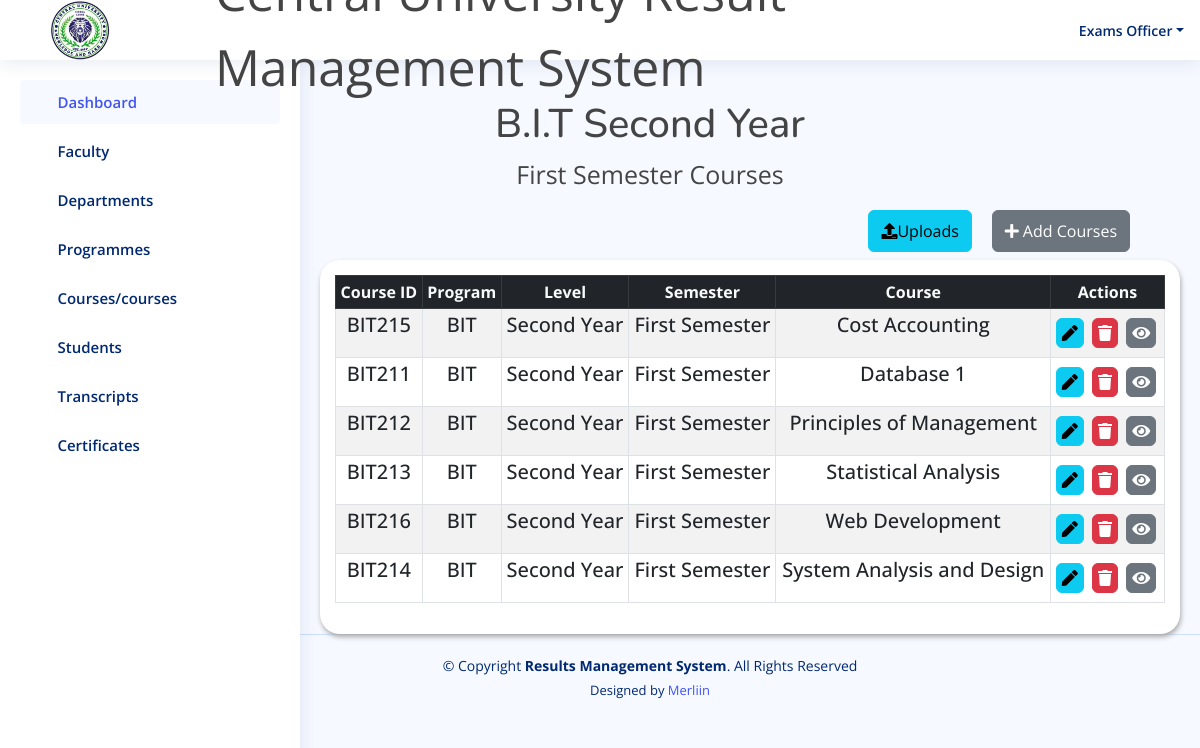
Page /result/bit_year2_first_semester/ (signed in) on the committed database.
### result/models.py (models this page shows, shortened)
class bit_year2_semester1(models.Model):
    code = models.CharField(max_length=50,  default='')
    program = models.ForeignKey(Program, on_delete=models.CASCADE)
    level = models.CharField(max_length=20, choices=YEAR2_LEVEL2)
    semester = models.CharField(max_length=20,choices=YEAR2_SEMESTER1)
    course = models.CharField(max_length=50)

class Program(models.Model):
    program = models.CharField(max_length=100)
    department = models.ForeignKey(Department, on_delete=models.CASCADE)
    def __str__(self):
        return self.program

### result/views.py (the view)
# urls.py: path('bit_year2_first_semester/', views.bit_year2_first_semester, name='bit_year2_first_semester'),
@login_required(login_url='login')
def bit_year2_first_semester(request):
    bit_yr2_sem1 = bit_year2_semester1.objects.all()
    if request.method == 'POST':
        form = BitCourseForm3(request.POST)
        if form.is_valid():
            course = form.cleaned_data['course']
            if bit_year2_semester1.objects.filter(course=course).exists():
                messages.error(request, f"'{course}' already exists!")
                return redirect('bit_year2_first_semester')  # Redirect back to the faculty page without saving the form
            form.save()
            messages.success(request, "Course has been added!")
            return redirect('bit_year2_first_semester')
    else:
        form = BitCourseForm3()
    return render(request, 'result/bit_year2_first_semester.html', {'bit_yr2_sem1': bit_yr2_sem1, 'form': form})

### templates/result/bit_year2_first_semester.html (shortened to what this page needs)
{% load static %}
<!DOCTYPE html>
<html lang="en">
<head>
  <link href="https://cdn.datatables.net/v/bs5/jszip-2.5.0/dt-1.13.4/b-2.3.6/b-html5-2.3.6/b-print-2.3.6/datatables.min.css" rel="stylesheet"/>
   <link rel="stylesheet" href="https://cdnjs.cloudflare.com/ajax/libs/font-awesome/5.15.4/css/all.min.css" />
  <link href="{% static 'assets/vendor/bootstrap/css/bootstrap.min.css' %}" rel="stylesheet">
  <link href="{% static 'assets/vendor/bootstrap-icons/bootstrap-icons.css' %}" rel="stylesheet">
  <link href="{% static 'assets/vendor/boxicons/css/boxicons.min.css' %}" rel="stylesheet">
  <link href="{% static 'assets/vendor/quill/quill.snow.css' %}" rel="stylesheet">
  <link href="{% static 'assets/vendor/quill/quill.bubble.css' %}" rel="stylesheet">
  <link href="{% static 'assets/vendor/remixicon/remixicon.css' %}" rel="stylesheet">
  <link href="{% static 'assets/vendor/simple-datatables/style.css' %}" rel="stylesheet">
  <link href="{% static 'assets/style.css'%}" rel="stylesheet">
  <link rel="stylesheet" href="{% static 'assets/css/result.css' %}">
</head>
<body>
 <header id="header" class="header fixed-top d-flex align-items-center">
  <div class="d-flex align-items-center justify-content-between">
    <img style="width: 60px; margin-left: -250px; margin-right: 50px; margin-top: 30px; margin-bottom:30px;"  src="{% static 'assets/img/cusl.jpeg' %}" alt="">
    <i class="bi bi-list toggle-sidebar-btn"></i>
  </div>
  <div class="search-bar">
   <marquee style="font-size: 50px;" behavior="" direction="">Central University Result Management System</marquee>
  </div>
  <nav class="header-nav ms-auto">
    <ul class="d-flex align-items-center">
      <li class="nav-item dropdown pe-3">
        <a class="nav-link nav-profile d-flex align-items-center pe-0" href="#" data-bs-toggle="dropdown">
          <span class="d-none d-md-block dropdown-toggle ps-2">Exams Officer</span>
        </a>
      </li>
    </ul>
  </nav>
</header>
 <aside id="sidebar" class="sidebar">
  <ul class="sidebar-nav" id="sidebar-nav">
    <li class="nav-item">
      <a class="nav-link " href="{% url 'admin1' %}">
        <i class="bi bi-grid"></i>
        <span>Dashboard</span>
      </a>
    </li>
    <li class="nav-item">
      <a class="nav-link collapsed" data-bs-target="#components-nav" data-bs-toggle="collapse" href="#">
        <i class="bi bi-menu-button-wide"></i><span>Faculty</span><i class="bi bi-chevron-down ms-auto"></i>
      </a>
    </li>
    <li class="nav-item">
      <a class="nav-link collapsed" data-bs-target="#forms-nav" data-bs-toggle="collapse" href="#">
        <i class="bi bi-journal-text"></i><span>Departments</span><i class="bi bi-chevron-down ms-auto"></i>
      </a>
    </li>
    <li class="nav-item">
      <a class="nav-link collapsed" data-bs-target="#tables-nav" data-bs-toggle="collapse" href="#">
        <i class="bi bi-layout-text-window-reverse"></i><span>Programmes</span><i class="bi bi-chevron-down ms-auto"></i>
      </a>
    </li>
    <li class="nav-item">
      <a class="nav-link collapsed" data-bs-target="#charts-nav" data-bs-toggle="collapse" href="#">
        <i class="bi bi-bar-chart"></i><span>Courses/courses</span><i class="bi bi-chevron-down ms-auto"></i>
      </a>
    </li>
    <li class="nav-item">
      <a class="nav-link collapsed" data-bs-target="#icon-nav" data-bs-toggle="collapse" href="#">
        <i class="bi bi-person"></i><span>Students</span><i class="bi bi-chevron-down ms-auto"></i>
      </a>
    </li>
    <li class="nav-item">
      <a class="nav-link collapsed" data-bs-target="#iconnavi" data-bs-toggle="collapse" href="#">
        <i class="bi bi-person"></i><span>Transcripts</span><i class="bi bi-chevron-down ms-auto"></i>
      </a>
    </li>
    <li class="nav-item">
      <a class="nav-link collapsed" data-bs-target="#iconnav" data-bs-toggle="collapse" href="#">
        <i class="bi bi-person"></i><span>Certificates</span><i class="bi bi-chevron-down ms-auto"></i>
      </a>
    </li>
  </ul>
</aside>
    <div class="container" style="margin-top:100px;">
      <div class="col-md-12">
        <h1 class="text-center" style="margin-left:100px;">B.I.T Second Year</h1>
        <p class="text-center" style="margin-left:100px; font-size: 25px;">First Semester Courses</p>
    </div>
        </div>
        <div class="row">
          <div class="col-md-12">
              <div class="d-flex justify-content-end">
                <a href="{% url 'upload_bit_course3' %}" class="btn btn-info btn mb-2  py-2"
                   style="margin-right:20px;" type="submit">
                  <i class="fa fa-upload" aria-hidden="true"></i>Uploads</a>
                  <a href="" class="btn btn-secondary btn mb-2  py-2"
                  data-bs-toggle="modal" data-bs-target="#exampleModal" style="margin-right:70px;">
                  <i class="fas fa-plus">&nbsp;</i>Add Courses</a>
              </div>
          </div>
      </div>
        <div class="row ml-5 pl-5">
            <div class="col-12">
                <div class="data_table" style="margin-left:320px; margin-right: 20px;">
                    <table id="example" class="table table-striped table-bordered table-sm" >
                        <thead class="table-dark text-center text-light">
                            <tr>
                                <th  class="text-center">Course ID</th>
                                <th  class="text-center">Program</th>
                                <th  class="text-center">Level</th>
                                <th  class="text-center">Semester</th>
                                <th  class="text-center">Course</th>
                                <th  class="text-center">Actions</th>
                            </tr>
                        </thead>
                        <tbody  class="text-center h5">
                          {% for obj in bit_yr2_sem1 %}
                            <tr>
                                <td>{{ obj.code }}</td>
                                <td>{{ obj.program }}</td>
                                <td>{{ obj.level }}</td>
                                <td>{{ obj.semester }}</td>
                                <td>{{ obj.course }}</td>
                                    <td>
                                        <a href="{% url 'edit_bit_year2_first_semester' obj.id %}" class="btn btn-info" title="Edit Patient">
                                            <i class="fas fa-pen"></i>
                                        </a>
                                        <a href="{% url 'delete_bit_year2_first_semester' obj.id %}"  class="btn btn-danger" title="Edit Patient">
                                            <i class="fas fa-trash"></i>
                                        </a>
                                        <a href="{% url 'view_bit_year2_first_semester' obj.id %}"  class="btn btn-secondary" title="Edit Patient">
                                            <i class="fas fa-eye"></i>
                                        </a>
                                    </td>
                            </tr>
                            {% endfor %}
                        </tbody>
                    </table>
                </div>
            </div>
        </div>
  <footer id="footer" class="footer" style="margin-left: 100px;">
    <div class="copyright" >
      &copy; Copyright <strong><span>Results Management System</span></strong>. All Rights Reserved
    </div>
    <div class="credits">
      Designed by <a href="">Merliin</a>
    </div>
  </footer>
</body>
</html>

### static/assets/style.css (style rules this page uses)
:root { scroll-behavior: smooth; }
body { font-family: "Open Sans", sans-serif; background: #f6f9ff; color: #444444; }
a { color: #4154f1; text-decoration: none; }
h1, h2, h3, h4, h5, h6 { font-family: "Nunito", sans-serif; }
.header { transition: all 0.5s; z-index: 997; height: 60px; box-shadow: 0px 2px 20px rgba(1, 41, 112, 0.1); background-color: #fff; padding-left: 20px; }
.header .toggle-sidebar-btn { font-size: 32px; padding-left: 10px; cursor: pointer; color: #012970; }
.header .search-bar { min-width: 360px; padding: 0 20px; }
.header-nav ul { list-style: none; }
.header-nav>ul { margin: 0; padding: 0; }
.header-nav .nav-profile { color: #012970; }
.header-nav .nav-profile span { font-size: 14px; font-weight: 600; }
.sidebar { position: fixed; top: 60px; left: 0; bottom: 0; width: 300px; z-index: 996; transition: all 0.3s; padding: 20px; overflow-y: auto; scrollbar-width: thin; scrollbar-color: #aab7cf transparent; box-shadow: 0px 0px 20px rgba(1, 41, 112, 0.1); background-color: #fff; }
@media (min-width: 1200px) { #main, #footer { margin-left: 300px; } }
.sidebar-nav { padding: 0; margin: 0; list-style: none; }
.sidebar-nav li { padding: 0; margin: 0; list-style: none; }
.sidebar-nav .nav-item { margin-bottom: 5px; }
.sidebar-nav .nav-link { display: flex; align-items: center; font-size: 15px; font-weight: 600; color: #4154f1; transition: 0.3; background: #f6f9ff; padding: 10px 15px; border-radius: 4px; }
.sidebar-nav .nav-link i { font-size: 16px; margin-right: 10px; color: #4154f1; }
.sidebar-nav .nav-link.collapsed { color: #012970; background: #fff; }
.sidebar-nav .nav-link.collapsed i { color: #899bbd; }
.sidebar-nav .nav-link .bi-chevron-down { margin-right: 0; transition: transform 0.2s ease-in-out; }
.footer { padding: 20px 0; font-size: 14px; transition: all 0.3s; border-top: 1px solid #cddfff; }
.footer .copyright { text-align: center; color: #012970; }
.footer .credits { padding-top: 5px; text-align: center; font-size: 13px; color: #012970; }

### static/assets/css/result.css (style rules this page uses)
.data_table { background: #fff; padding: 15px; box-shadow: 1px 3px 5px #aaa; border-radius: 20px; }
.data_table .btn { padding: 2px 5px; margin: 5px 3px 5px 0; }

### rows in the picture
bit_year2_semester1: code "BIT215", program "BIT", level "Second Year", semester "First Semester", course "Cost Accounting"
bit_year2_semester1: code "BIT211", program "BIT", level "Second Year", semester "First Semester", course "Database 1"
bit_year2_semester1: code "BIT212", program "BIT", level "Second Year", semester "First Semester", course "Principles of Management"
bit_year2_semester1: code "BIT213", program "BIT", level "Second Year", semester "First Semester", course "Statistical Analysis"
bit_year2_semester1: code "BIT216", program "BIT", level "Second Year", semester "First Semester", course "Web Development"
bit_year2_semester1: code "BIT214", program "BIT", level "Second Year", semester "First Semester", course "System Analysis and Design"
